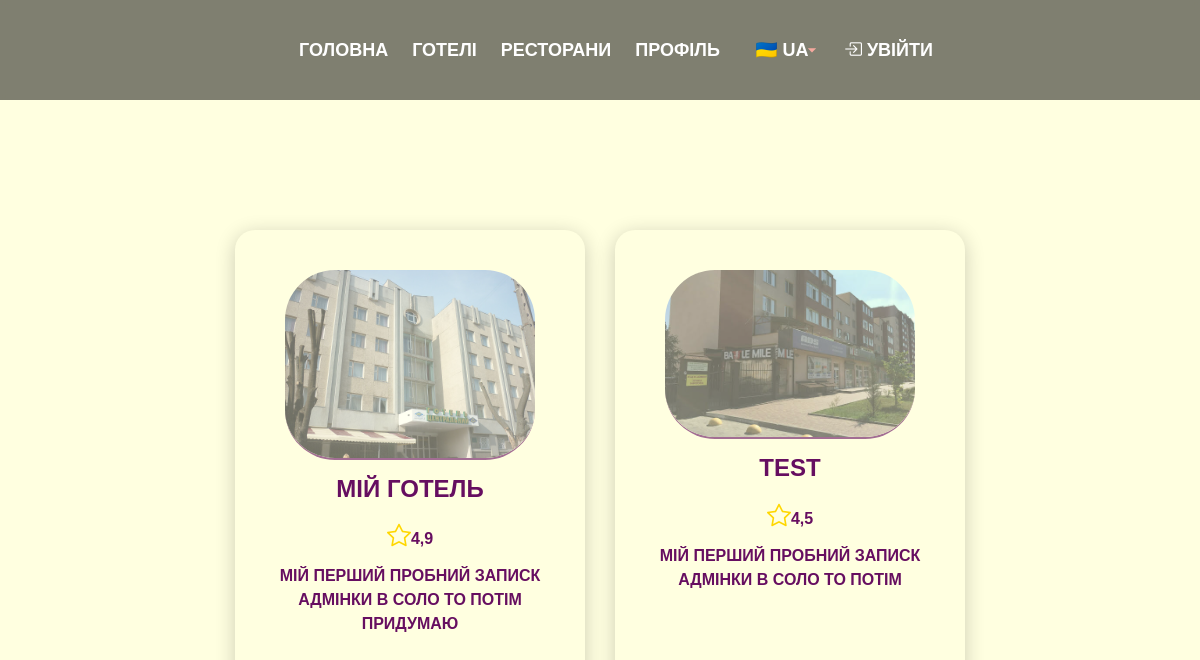
Before: /hotels/ with the older database file.
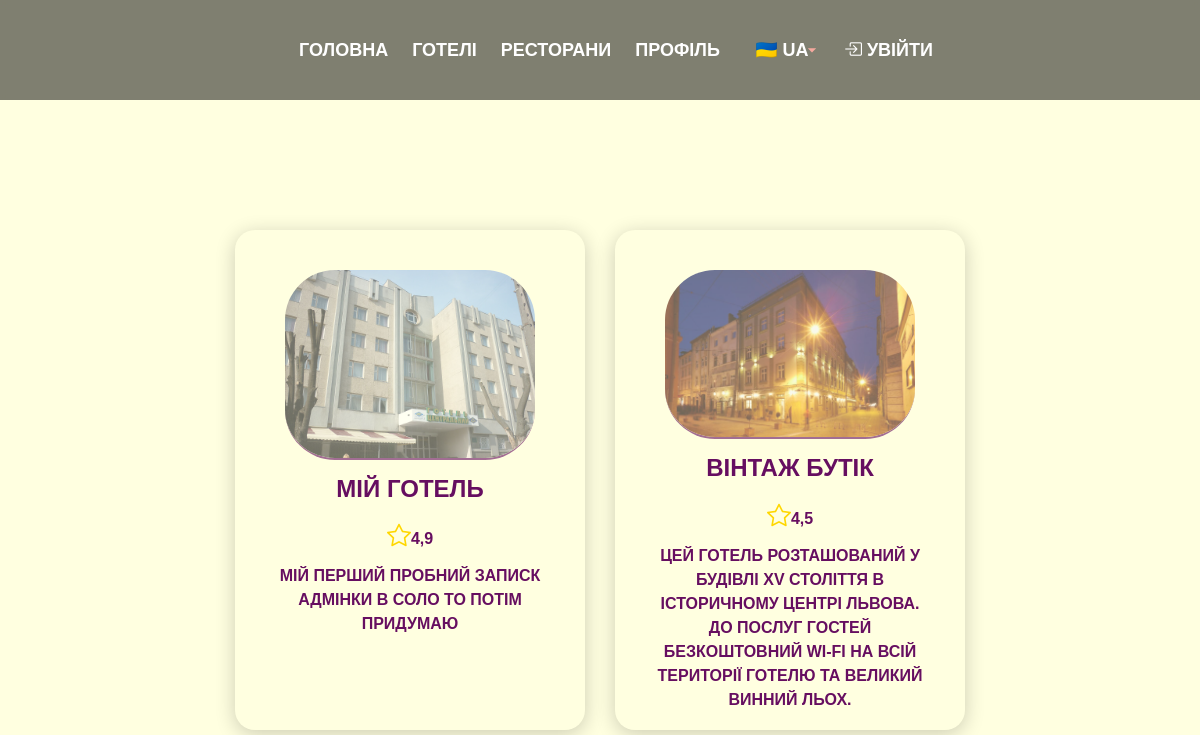
After: the same page with the newer database file.
### hotels/models.py (models this page shows, shortened)
class Hotel(models.Model):
    name = models.CharField(max_length=100)
    image = models.ImageField(upload_to='', blank=True, null=True)
    description = models.TextField(max_length=9999)
    rating = models.DecimalField(max_digits=5, decimal_places=1, default=0.0)
    address = models.CharField(max_length=200, default='Unknown address')
    sity = models.CharField(max_length=200, default="Kyiv")
    phone_number = models.CharField(max_length=20)

### hotels/views.py (the view)
# urls.py: path('hotels/', include('hotels.urls')),
def hotels(request):
    hotels= Hotel.objects.all()
    return render(request, 'hotels/hotels.html', {'hotels': hotels})

### hotels/templates/hotels/hotels.html (shortened to what this page needs)
{% extends 'main/index.html' %}
{% load static %}
{%block css%}
<link rel="stylesheet" href="{% static 'main/css/style.css' %}">
{% endblock %}
{% block content %}
<div class="hotels-list">
    {% for hotel in hotels %}
            <a href="{% url 'din' hotel.id %}">
                <div class="hotel-card btn">
                    {% if hotel.image %}
                    <div class="hotel-image-container">
                        <img src="{{ hotel.image.url }}" alt="{{ hotel.name }}" class="hotel-image">
                    </div>
                    {% endif %}
                    <h2>{{ hotel.name|safe }}</h2>
                    <p><i class="bi bi-star" style="color: gold; font-size: 1.5rem;"></i>{{ hotel.rating }}</p>
                    <p>{{ hotel.description|safe }}</p>
                </div>
            </a>
    {% endfor %}
</div>
{% endblock %}

Changed rows visible on the page:
changed Hotel: image: a different picture; name "TEST" → "ВІНТАЖ БУТІК"; description "МІЙ ПЕРШИЙ ПРОБНИЙ ЗАПИСК АДМІНКИ В СОЛО ТО ПОТІМ" → "ЦЕЙ ГОТЕЛЬ РОЗТАШОВАНИЙ У БУДІВЛІ XV СТОЛІТТЯ В ІСТОРИЧНОМУ ЦЕНТРІ ЛЬВОВА. ДО ПОСЛУГ ГОСТЕЙ БЕЗКОШТОВНИЙ WI-FI НА ВСІЙ ТЕРИТОРІЇ ГОТЕЛЮ ТА ВЕЛИКИЙ ВИННИЙ ЛЬОХ."
